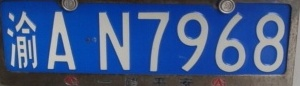
#> input picture extracted_image.jpg, 300 x 86 px
$ python segmentation.py
#> lines starting #> are read from the running program, lines starting #| are printed output that depends on the picture; after the words box and inside, x2 and y2 are one past the last pixel; in counts of white or black regions, pixels touching at a corner belong together
#> further down, image is the input picture: shape (86, 300, 3); mean B, G, R 137.4, 89.7, 65.1
### model/cut_level.py
import cv2
import numpy as np
from scipy.ndimage import binary_erosion, binary_dilation
from PIL import Image
import matplotlib.pyplot as plt

# [4 lines left out: function show, not called in this run]
# 二-5、统计白色像素点（分别统计每一行、每一列）
def White_Statistic(image):
    ptx = []  # 每行白色像素个数
    height, width = image.shape
    # 逐行遍历
    for i in range(height):
        num = 0
        for j in range(width):
            if(image[i][j]==255):
                num = num+1
        ptx.append(num)

    return ptx
# 二-7-2、横向分割：上下边框

def Cut_level(ptx, rows):
    # 横向切割（分为上下两张图，分别找其波谷，确定顶和底）
    # 1、下半图波谷
    min, r = 300, 0
    for i in range(int(rows / 2)):
        if ptx[i] < min:
            min = ptx[i]
            r = i
    h1 = r  # 添加下行（作为顶）
    # 2、上半图波谷
    min, r = 300, 0
    for i in range(int(rows / 2), rows):
        if ptx[i] < min:
            min = ptx[i]
            r = i
    h2 = r  # 添加上行（作为底）
    return h1, h2

def level(image):
    # 5、统计各行各列白色像素个数（为了得到直方图横纵坐标）
    ptx = White_Statistic(image)
    rows = len(ptx)
    row = [i for i in range(rows)]
    # 横向直方图
    plt.barh(row, ptx, color='black', height=1)
    plt.savefig('show/segmentation/level.png', dpi=300, bbox_inches='tight')
    # plt.show()
    h1, h2 = Cut_level(ptx, rows)
    cut_level = image[h1:h2, :]
    return cut_level

### segmentation.py
import cv2 as cv
import cv2
import os
import numpy as np
from scipy.ndimage import binary_erosion, binary_dilation
from PIL import Image
import matplotlib.pyplot as plt
from sklearn.naive_bayes import GaussianNB
from model.eval_svm_cn import SVM_CN
from model.eval_svm_gray import SVM_GRAY
from model.cut_level import*
from model.cut_vertical import*
from sklearn.cluster import KMeans
def show(image):
    cv2.imshow('image', image)
    cv2.waitKey(0)
    cv2.destroyAllWindows()

if not os.path.exists('yc_picture'):
    os.makedirs('yc_picture')

def angle(image):
    median_image = cv2.medianBlur(image, 5)  # 5是滤波器的大小，必须为奇数
    median_image = 255-median_image
    # 膨胀操作
    kerne3 = np.ones((30, 30), np.uint8)
    dilated_image = cv2.dilate(median_image, kerne3, iterations=1)    #闭操作
    show(dilated_image)

    # Canny 边缘检测
    edges = cv2.Canny(median_image, 70, 200, apertureSize=5, L2gradient=False)

    lines = cv2.HoughLinesP(edges, 1, np.pi/180, threshold=100, minLineLength=50, maxLineGap=10)
    # 创建一个彩色图像用于绘制检测到的直线
    line_image = cv2.cvtColor(median_image, cv2.COLOR_GRAY2BGR)
    # show(line_image)
    # 检测到的直线角度
    angles = []
    # 绘制检测到的直线
    if lines is not None:
        for line in lines:
            x1, y1, x2, y2 = line[0]
            cv2.line(line_image, (x1, y1), (x2, y2), (0, 255, 0), 2)
            angle = np.arctan2(y2 - y1, x2 - x1) * 180 / np.pi
            angles.append(angle)

    # show(line_image)
    # 删除最大值与最小值
    angles_array = np.array(angles)
    angles_array = angles_array[angles_array != 0.0]  # 过滤掉值为 0.0 的元素
    if len(angles_array) > 2: #长度大于2才删除
        min_value = np.min(angles_array)
        max_value = np.max(angles_array)
        # 通过逻辑运算符 & 和 | 处理最小值和最大值删除
        # 找到最小值和最大值的索引
        min_indices = np.where(angles_array == min_value)[0]
        max_indices = np.where(angles_array == max_value)[0]
        # 如果最小值出现超过一次，只删除一个
        if len(min_indices) > 1:
            angles_array = np.delete(angles_array, min_indices[0])
        else:
            angles_array = angles_array[(angles_array != min_value)]
        # 如果最大值出现超过一次，只删除一个
        if len(max_indices) > 1:
            angles_array = np.delete(angles_array, max_indices[0])
        else:
            angles_array = angles_array[(angles_array != max_value)]


    if len(angles_array) == 0:
        initial_average =0
        filtered_angles_array = angles_array
    else:
        initial_average = np.mean(angles_array)
        filtered_angles_array = angles_array[np.abs(angles_array - initial_average) <= 10]#与均值相差10就保留

    if angles:
        if len(filtered_angles_array) == 0:
            average_angle = initial_average
        else:
            average_angle = np.mean(filtered_angles_array)
        print(f'Average Angle: {average_angle}')
    else:
        average_angle = 0
        print("No lines detected with average_angle.")
    return average_angle
def scaling(image):
    image_cope = image.copy()
    hsv_image = cv2.cvtColor(image, cv2.COLOR_BGR2HSV)
#> hsv_image: shape (86, 300, 3); mean H, S, V 93.3, 138.1, 139.9
    # 定义HSV中蓝色的范围
    lower_blue = np.array([100, 150, 46])
    upper_blue = np.array([124, 255, 255])
    # 创建掩码
    mask = cv2.inRange(hsv_image, lower_blue, upper_blue)
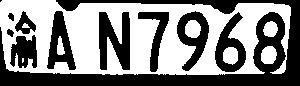
#> mask: shape (86, 300); 52.2% white; 11 black regions (1 under 20 px), largest, box (x1, y1, x2, y2) and area: (0, 0, 300, 86) 6897, (99, 12, 130, 70) 1184, (177, 11, 209, 71) 906
    # 将蓝色像素点替换为白色
    image[mask > 0] = [255, 255, 255]
    gray_image = cv2.cvtColor (image, cv2.COLOR_BGR2GRAY)
    _, binary_image = cv2.threshold(gray_image, 210, 255, cv2.THRESH_BINARY_INV)
    kerne2 = np.ones((10, 10), np.uint8)
    closing = cv2.morphologyEx(binary_image, cv2.MORPH_CLOSE, kerne2)
#> closing: shape (86, 300); 59.4% white; 18 black regions, largest, box (x1, y1, x2, y2) and area: (65, 4, 101, 75) 2040, (0, 0, 57, 74) 1883, (131, 20, 158, 75) 1249

    # show(images)

    average_angle = angle(closing)
#> in angle, `median_image = cv2.medianBlur(image, 5)`: median_image: shape (86, 300); 60% white; 16 black regions, largest, box (x1, y1, x2, y2) and area: (65, 4, 101, 75) 2027, (0, 0, 57, 74) 1882, (159, 5, 193, 75) 1435
#> in angle, `dilated_image = cv2.dilate(median_image, kerne3, iterations=1)`: dilated_image: shape (86, 300); 94% white; 3 black regions (1 under 20 px), largest, box (x1, y1, x2, y2) and area: (0, 45, 24, 86) 963, (271, 32, 300, 86) 586
#> in angle, `edges = cv2.Canny(median_image, 70, 200, apertureSize=5, L2gradient=Fa..`:
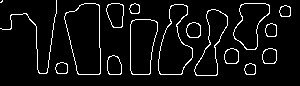
#> edges: shape (86, 300); 6.1% white in thin lines or dots, all inside (x1, y1, x2, y2) = (0, 0, 291, 76)
#> in angle, `lines = cv2.HoughLinesP(edges, 1, np.pi/180, threshold=100, minLineLen..`: lines = None
#> average_angle = 0
    if average_angle !=0:
        # 获取图像的尺寸
        (h, w) = closing.shape[:2]
        # 获取图像中心点
        center = (w // 2, h // 2)
        # 计算旋转矩阵
        rotation_matrix = cv2.getRotationMatrix2D(center, average_angle, 1.0)
        # 进行仿射变换（旋转图像）
        rotated_closing = cv2.warpAffine(closing, rotation_matrix, (w, h))
        show(rotated_closing)
        if np.all(rotated_closing == 255): #如果图片全白(中值滤波时出现的问题)，则返回原图
            images = image_cope
        else:
            #旋转特性
            # show(closing)
            edges = cv2.Canny(rotated_closing, 100, 200)
            show(edges)
            # 找到所有轮廓
            contours, _ = cv2.findContours(edges, cv2.RETR_EXTERNAL, cv2.CHAIN_APPROX_SIMPLE)
            # 将所有轮廓点合并到一个数组中
            all_points = np.vstack([contour for contour in contours])
            # 找到包含所有轮廓点的最小外接矩形
            x, y, w, h = cv2.boundingRect(all_points)
            # 直接使用边界矩形的坐标从原图像中截取对应的部分
            images = image1[y:y+h, x:x+w]
            if x==0 and y==0:  #说明没有进行截取操作
                images = cv2.warpAffine(image1, rotation_matrix, (w, h))
    else:
        images = image_cope
    show(images)
    return images

def two_value(img):
    ret, img_thre = cv2.threshold(img, 128, 255, cv2.THRESH_BINARY_INV)
#> img_thre: shape (86, 300); 77.1% white; 23 black regions (6 under 20 px), largest, box (x1, y1, x2, y2) and area: (99, 13, 130, 70) 999, (254, 13, 285, 72) 893, (48, 12, 75, 70) 749
    kernel = cv2.getStructuringElement(cv2.MORPH_RECT, (2, 2))
    closed = cv2.dilate(img_thre, kernel, iterations=1)  # 闭运算：迭代5次
#> closed: shape (86, 300); 82.4% white; 25 black regions (13 under 20 px), largest, box (x1, y1, x2, y2) and area: (100, 14, 130, 70) 840, (255, 14, 285, 72) 724, (49, 13, 75, 70) 624
    return closed


if __name__ == '__main__':
    road ='extracted_image.jpg'
    image = cv2.imread(road)
    image1 = cv2.imread(road)
    # image=chuli(image)
    # cv2.imwrite('extracted_image.jpg', images)
    images = scaling(image)   #再放缩图片


    gray_image = cv2.cvtColor (images, cv2.COLOR_BGR2GRAY)
    gray_image = two_value(gray_image) #二值化

    resized_image = cv2.resize(gray_image, (160, 40))   #尺度变换
    resized_image = 255 - resized_image  # 反转灰度图
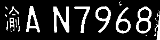
#> resized_image: shape (40, 160); min 0, max 255, mean 44.9


    #使用水平投影分割
    image2 = level(resized_image)  #会出现上下两峰
#> in level, `ptx = White_Statistic(image)`: ptx = 40 values, max 47 at index 19, min 0 at index 0, mean 21.45
#> in level, `rows = len(ptx)`: rows = 40
#> in level, `plt.savefig('show/segmentation/level.png', dpi=300, bbox_inches='tight')`:
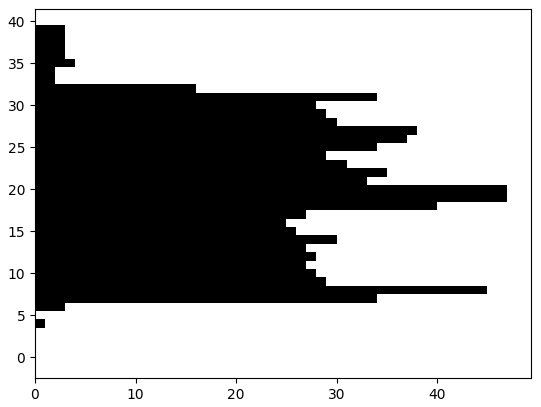
#> figure drawn by matplotlib, 1 panel
#> the loop in Cut_level, `for i in range(int(rows / 2)):` made 20 passes
#> min on pass 1: 0
#> after the loop in Cut_level, `for i in range(int(rows / 2)):`: min = 0
#> the loop in Cut_level, `for i in range(int(rows / 2), rows):` made 20 passes
#> min on passes 1, 2, 4, 5, 11, 13, 14: 47, 33, 31, 29, 28, 16, 2
#> after the loop in Cut_level, `for i in range(int(rows / 2), rows):`: min = 2; r = 33
#> in level, `h1, h2 = Cut_level(ptx, rows)`: h1 = 0; h2 = 33
    # show(image2)
    # 高斯滤波
    image2 = cv2.GaussianBlur(image2, (3, 3), 0)
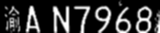
#> image2: shape (33, 160); min 0, max 255, mean 53.2
    show(image2)
    pty = np.sum(image2 / 255, axis=0)
#> pty = 160 values, max 26.1 at index 67, min 0 at index 0, mean 6.88


    #以下会出现两种情况
    #1.汉字前无干扰
    #2.汉字前有干扰
    average = sum(pty[:2]) / 2 #前两个pty是否都为0，判断前方是否有干扰
#> average = 0
    non_zero_indice = np.where(pty > 0)[0]
#> non_zero_indice = 131 values from 4 to 159
    non_zero_indices = np.where(pty > 2)[0]
#> non_zero_indices = 114 values from 5 to 159
    mean_values = []
    mean_values.append(0)  # 第一位进行占位
    values = []
    FLAG = 0
    if non_zero_indice[0] == 0: # ty分量大于0
            non_zero_indice = non_zero_indice[1:]
    if non_zero_indices[0] == 0:# ty分量大于3
            non_zero_indices = non_zero_indices[1:]
    if len(non_zero_indices) > 2:
            non_zero_indices = non_zero_indices[2:]
#> non_zero_indices = 112 values from 7 to 159


    # Store all non-zero indices and their means

    # Store all non-zero indices and their means
    print("All non-zero indices x:", non_zero_indices)
#| All non-zero indices x: [  7   8   9  10  11  12  13  14  15  16  17  18  19  26  27  28  29  30
#|   31  32  33  34  35  36  37  38  39  53  54  55  56  57  58  59  60  61
#|   62  63  64  65  66  67  68  69  75  76  77  78  79  80  81  82  83  84
#|   85  86  87  88  89  95  96  97  98  99 100 101 102 103 104 105 106 107
#|  108 109 110 115 116 117 118 119 120 121 122 123 124 125 126 127 128 129
#|  130 136 137 138 139 140 141 142 143 144 145 146 147 148 149 150 151 155
#|  156 157 158 159]
    if average == 0:   #前方两个pty都为0，无干扰，mean_values取非0的第一个值
        FLAG=1
        mean_values[0] = (non_zero_indice[0])
    else:   #有干扰  mean_values取非0的第一个值
            #在10之内找到pty合适的点
            for i in range(non_zero_indice[0],9): #无0
                 if(pty[i] ==0):
                      FLAG=1
                      mean_values[0]=i
            if len(mean_values) == 0: #说明在non_zero_indices[0]和10之间没有pty = 0的点（无0,1）
                for j in range(non_zero_indice[0],9):
                  if(pty[j] < 2):
                      FLAG=1
                      mean_values[0]= j
            if len(mean_values) == 0: #说明在non_zero_indices[0]和10之间没有pty = 0的点(无0,1,2)
                for t in range(non_zero_indice[0],9):
                  if(pty[t] < 3):
                      FLAG=1
                      mean_values[0]=t
            #说明在10 之内所有pty均大于3
            if len(mean_values) == 0: #说明图像处理时出现了问题,手动将mean_values赋值为0-10内最小值索引
                print('picture one have a problem')
                 # 获取索引范围 0 到 9 内的子数组
                sub_array = pty[:10]
                # 找到最小值及其索引
                min_value = min(sub_array)
                FLAG=1
                mean_values[0]= sub_array.index(min_value)
    values =  [mean_values[0]]
#> values = [4]

    #范围从values到 non_zero_indices的末尾
    print("Mean values for x indices with gap > 3:")
    for i in range(len(non_zero_indices) - 1):
        if non_zero_indices[i + 1] - non_zero_indices[i] >= 2:
            mean_value = int((non_zero_indices[i] + non_zero_indices[i + 1]) / 2)
            if FLAG ==1: ##说明mean_value 第一位已经赋值
                FLAG=0
                # if mean_value > mean_values[0]:
                # mean_values[0]=mean_value
            else:
                mean_values.append(mean_value)
            values.append(non_zero_indices[i+1])
#> this loop made 111 passes
#> (mean_value, FLAG) on pass 13: (22, 0)
#> mean_value on passes 27, 44, 59, 75, 91, 107: 46, 72, 92, 112, 133, 153
#> after the loop, FLAG = 0; mean_values = [4, 46, 72, 92, 112, 133, 153]; values = [4, 26, 53, 75, 95, 115, 136, 155]
    if len(mean_values)>2 and len(values)>2:
        if mean_values[1] - mean_values[0]>=35: #数字与汉字之间少了一个
            if mean_values[1] - values[1]>10: #加入限定条件
                mean_values.insert(1, values[1])  # 在第一位插入values[1]


    if len(mean_values) < 8:
        # [6 lines of commented-out code are left out]
        mean_values.append(158)
    if mean_values[0] <10 and mean_values[1] < 10:
        mean_values.pop(0)
    print(f'mean={mean_values}')
#| mean=[4, 26, 46, 72, 92, 112, 133, 153]

    for i in range(len(mean_values) - 1):
            x1 = mean_values[i]
            x2 = mean_values[i + 1]
            cropped_image = image2[:, x1:x2]
            cv2.imwrite(f'yc_picture/{i}.png', cropped_image)  # 保存裁剪后的图片
#> this loop made 7 passes
#> (x1, x2) on passes 1 to 7: (4, 26), (26, 46), (46, 72), (72, 92), (92, 112), (112, 133), (133, 153)
#> pass 1, `cropped_image = image2[:, x1:x2]`:
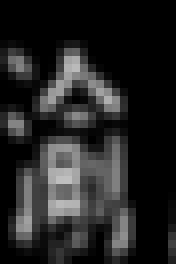
#> cropped_image: shape (33, 22) (shown 8 times larger); min 0, max 191, mean 35.8


    print("Stored mean values:", mean_values)
#| Stored mean values: [4, 26, 46, 72, 92, 112, 133, 153]

    # Plot vertical projection histogram
    plt.figure(figsize=(10, 5))
    plt.bar(np.arange(len(pty)), pty, color='black')
    plt.title('Vertical Projection Histogram')
    plt.xlabel('Column Index')
    plt.ylabel('Number of White Pixels')
    plt.show()
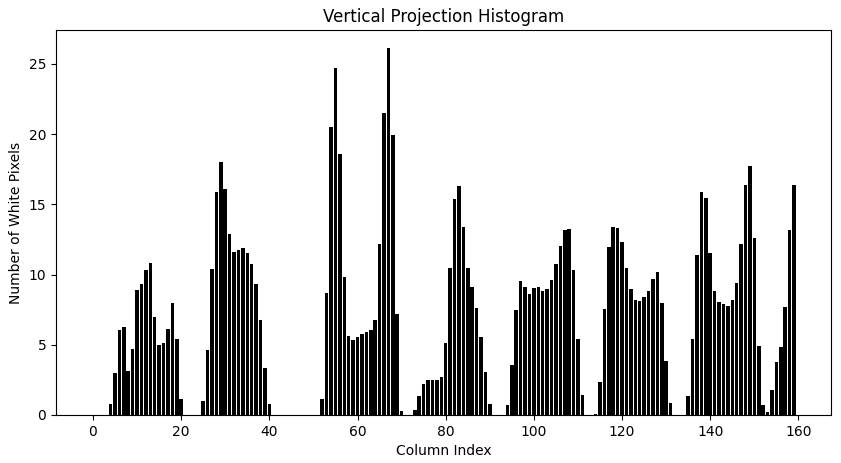
#> figure drawn by matplotlib, 1 panel; tallest bar 26.1 high, from x = 66.6 to 67.4
